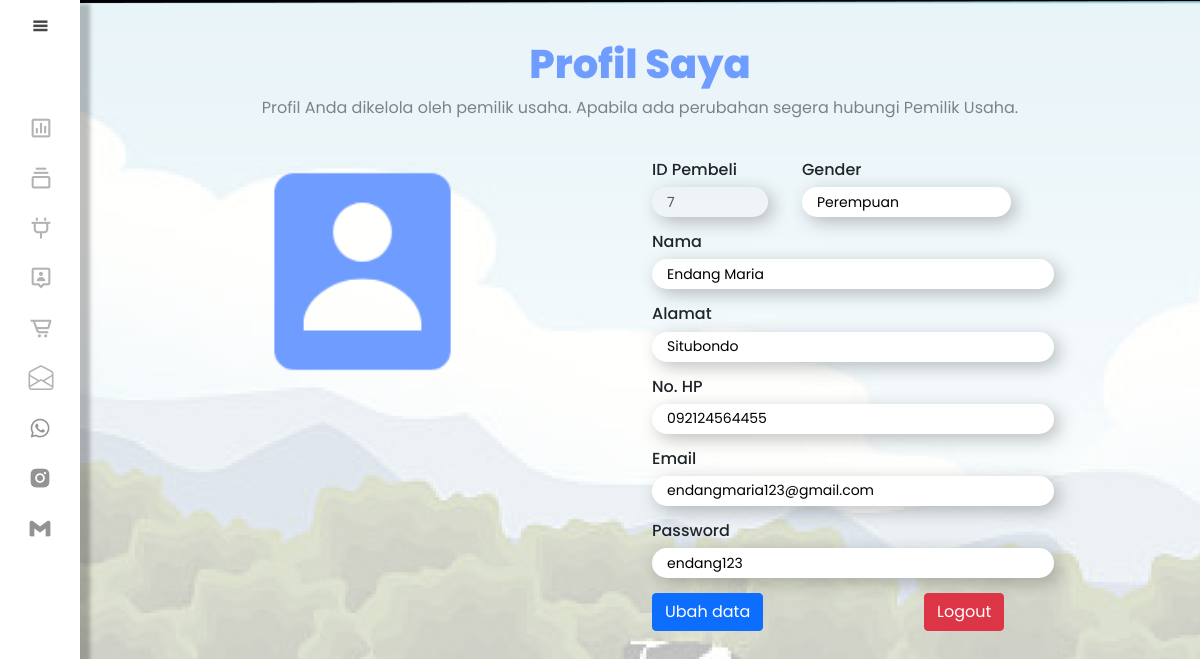
/pembeli/profil.php (signed in), run on an earlier commit of the app's database.
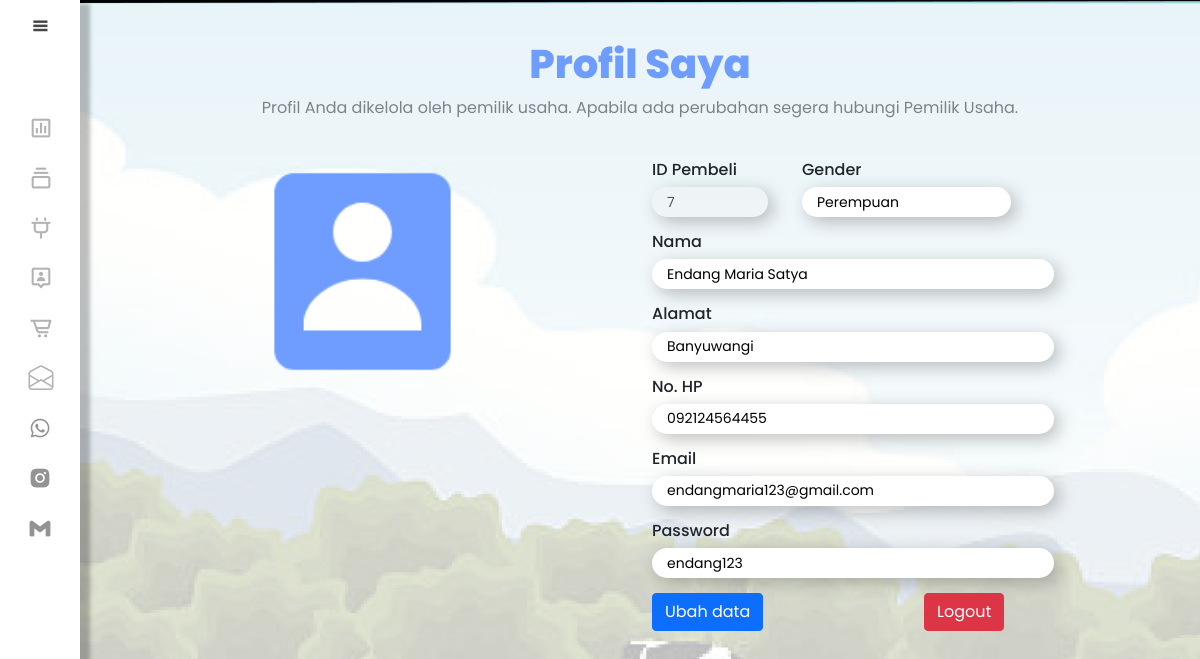
And on a later commit of the database.
### tables this page shows
CREATE TABLE `data_user` (
  `id` int(11) NOT NULL,
  `nama` varchar(255) NOT NULL,
  `alamat` varchar(255) NOT NULL,
  `no_hp` char(13) NOT NULL,
  `gender` varchar(15) NOT NULL,
  `email` varchar(255) NOT NULL,
  `username` varchar(255) NOT NULL,
  `password` varchar(255) NOT NULL,
  `level` enum('Admin','Pegawai','Pembeli') NOT NULL
);

### pembeli/profil.php (the view, shortened to what this page needs)
<?php
include '../link/homepage/koneksi.php';
$id = $_SESSION['id'];
$query = mysqli_query($conn, "SELECT * FROM data_user WHERE id = '$id'");
$row = mysqli_fetch_array($query);
?>
<!DOCTYPE html>
<html lang="en">
<head>
    <link href="https://cdn.jsdelivr.net/npm/bootstrap@5.1.3/dist/css/bootstrap.min.css" rel="stylesheet">
    <link href='https://unpkg.com/boxicons@2.1.2/css/boxicons.min.css' rel='stylesheet'>
    <link rel="stylesheet" href="css/profil.css">
    <link rel="stylesheet" href="https://cdn.jsdelivr.net/npm/bootstrap-icons@1.8.3/font/bootstrap-icons.css">
</head>
<body>
    <div class="sidebar">
        <div class="logo-content">
            <div class="logo">
            </div>
            <i class='bx bx-menu' id="btn"></i>
        </div>
        <ul class="nav">
            <li>
                <a href="index.php">
                    <i class='bx bx-bar-chart-square'></i>
                </a>
            </li>
            <li>
                <a href="produk.php">
                    <i class='bx bx-collection'></i>
                </a>
            </li>
            <li>
                <a href="transaksi.php">
                    <i class='bx bx-plug'></i>
                </a>
            </li>
            <li>
                <a href="profil.php">
                    <i class='bx bx-user-pin'></i>
                </a>
            </li>
            <li>
                <a href="keranjang.php">
                    <i class='bx bx-cart-alt'></i>
                </a>
            </li>
            <li>
                <a href="ulasan.php">
                    <i class='bi bi-envelope-open'></i>
                </a>
            </li>
            <div class="sosial-media">
                <i class='sosial bx bxl-gmail' id="gmail"></i>
                <a href="https://www.instagram.com/__deenda/">
                    <i class='sosial bx bxl-instagram-alt' id="instagram"></i>
                </a>
                <a href="http://wa.me/+628813430521">
                    <i class='sosial bx bxl-whatsapp' id="whatsapp"></i>
                </a>
            </div>
        </ul>
    </div>
    <div class="home-content">
        <div class="wrap container">
            <div class="title">
                <h1>Profil Saya</h1>
                <p>Profil Anda dikelola oleh pemilik usaha. Apabila ada perubahan segera hubungi Pemilik Usaha.</p>
            </div>
            <form action="#" method="POST">
                <div class="form row">
                    <div class="photo-profile col-md-6">
                        <img src="../images/user-rectangle-solid-96.png" alt="photo" id="photo">
                    </div>
                    <div class="profile col-md-6">
                        <div class="row">
                            <div class="top col-md-3">
                                <h6>ID Pembeli</h6>
                                <input type="text" disabled value="<?php echo $row['id'] ?>">
                            </div>
                            <div class="bot col-md-5">
                                <h6>Gender</h6>
                                <input type="text" id="gender" name="gender" value="<?php echo $row['gender'] ?>">
                            </div>
                        </div>
                        <div class="col">
                            <h6>Nama</h6>
                            <input type="text" id="nama" name="nama" value="<?php echo $row['nama'] ?>">
                        </div>
                        <div class="col">
                            <h6>Alamat</h6>
                            <input type="text" id="alamat" name="alamat" value="<?php echo $row['alamat'] ?>">
                        </div>
                        <div class="col">
                            <h6>No. HP</h6>
                            <input type="text" id="no_hp" name="no_hp" value="<?php echo $row['no_hp'] ?>">
                        </div>
                        <div class="col">
                            <h6>Email</h6>
                            <input type="text" id="email" name="email" value="<?php echo $row['email'] ?>">
                        </div>
                        <div class="col">
                            <h6>Password</h6>
                            <input type="text" id="password" name="password" value="<?php echo $row['password'] ?>">
                        </div>
                        <div class="col button">
                            <button type="submit" value="submit" name="submit" id="submit" class="btn btn-primary">Ubah data</button>
                            <a href="../link/logout.php" id="ref"><button class="btn btn-danger" id="logout" type="button">Logout</button></a>
                        </div>
                    </div>
                </div>
            </form>
        </div>
    </div>
</body>
</html>

What changed in the data, as far as the page shows it:
changed data_user "Perempuan": nama "Endang Maria" → "Endang Maria Satya"; alamat "Situbondo" → "Banyuwangi"
